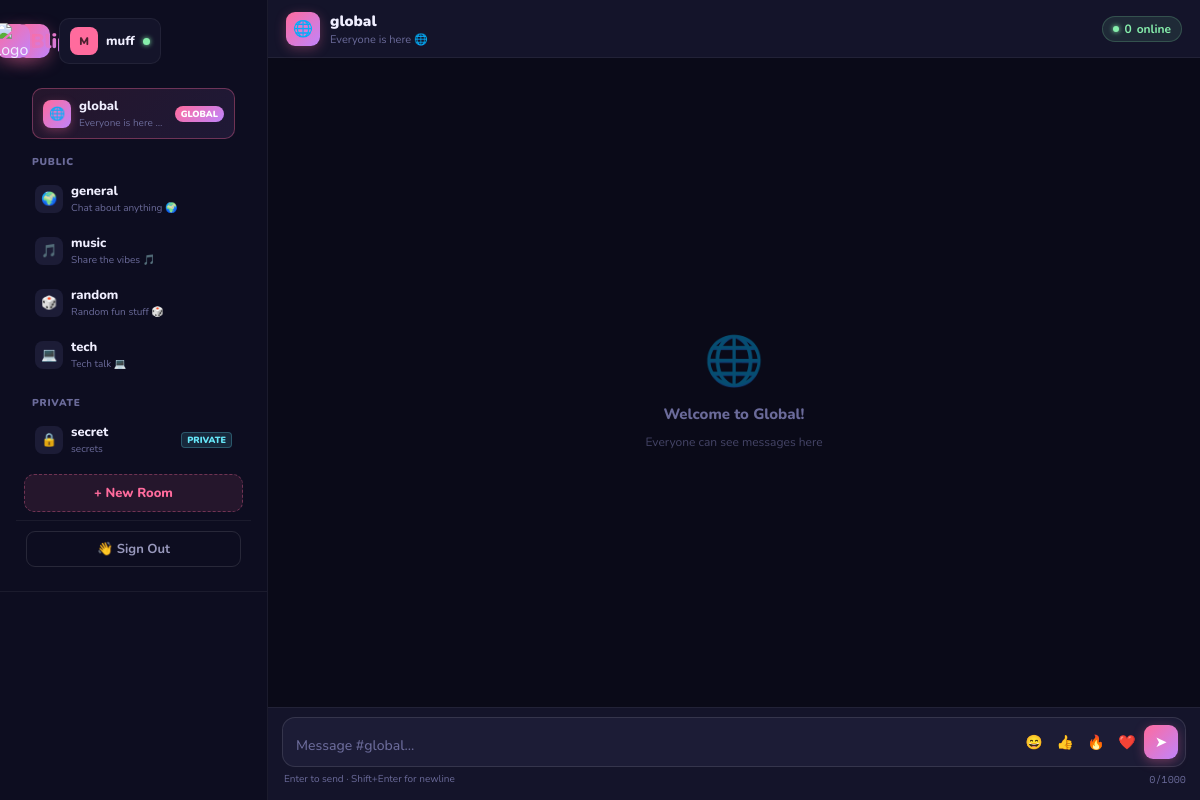
Page /chat (signed in) on the committed database.
### tables this page shows
CREATE TABLE rooms (
                id INTEGER PRIMARY KEY AUTOINCREMENT,
                name TEXT UNIQUE NOT NULL,
                description TEXT,
                is_global INTEGER DEFAULT 0,
                is_private INTEGER DEFAULT 0,
                owner_id INTEGER,
                created_at TIMESTAMP DEFAULT CURRENT_TIMESTAMP,
                FOREIGN KEY (owner_id) REFERENCES users(id)
            );

### app.py (the view)
@app.route("/chat")
def chat():
    if "user_id" not in session:
        return redirect(url_for("login"))
    rooms = get_user_rooms(session["user_id"])
    return render_template("chat.html", rooms=rooms,
                           username=session["username"],
                           avatar_color=session["avatar_color"],
                           user_id=session["user_id"])

### app.py (called while the page is built)
def get_db():
    conn = sqlite3.connect(DB)
    conn.row_factory = sqlite3.Row
    return conn

def get_user_rooms(user_id):
    with get_db() as db:
        rooms = db.execute("""
            SELECT r.*, u.username as owner_name
            FROM rooms r
            LEFT JOIN users u ON r.owner_id = u.id
            WHERE r.is_private = 0
               OR r.owner_id = ?
               OR EXISTS (
                   SELECT 1 FROM room_invites ri
                   WHERE ri.room_id = r.id AND ri.user_id = ?
               )
            ORDER BY r.is_global DESC, r.is_private ASC, r.name ASC
        """, (user_id, user_id)).fetchall()
    return rooms

### templates/chat.html (shortened to what this page needs)
<!DOCTYPE html>
<html lang="en">
<head>
</head>
<body>
<aside class="sidebar" id="sidebar">
  <div class="sidebar-header">
    <div class="logo">
      <div class="logo-icon"><div class="logo-icon"><img src="{{ url_for('static', filename='logo.png')}}" alt="logo" height="36px" style="height=36px:auto;vertical-align: middle;"></div>
      <div class="logo-text">Blip</div>
    </div>
    <div class="user-card">
      <div class="avatar" style="background:{{ avatar_color }}">{{ username[0].upper() }}</div>
      <span class="user-name">{{ username }}</span>
      <div class="online-dot"></div>
    </div>
  </div>
  <div class="rooms-list">
    {% for room in rooms if room.is_global %}
    <div style="padding: 10px 8px 0;">
      <div class="room-item global-room active"
           onclick="switchRoom({{ room.id }},'{{ room.name }}','{{ room.description }}',true,false,0)"
           id="room-{{ room.id }}" data-id="{{ room.id }}" data-name="{{ room.name }}"
           data-desc="{{ room.description }}" data-global="true" data-private="false" data-owner="0">
        <div class="room-icon">🌐</div>
        <div class="room-info"><div class="room-name">{{ room.name }}</div><div class="room-desc">{{ room.description }}</div></div>
        <span class="global-badge">GLOBAL</span>
      </div>
    </div>
    {% endfor %}
    {% set pub = rooms | selectattr('is_global','equalto',0) | selectattr('is_private','equalto',0) | list %}
    {% if pub %}
    <div class="rooms-group-label" style="margin-top:8px;">Public</div>
    {% for room in pub %}
    <div class="room-item"
         onclick="switchRoom({{ room.id }},'{{ room.name }}','{{ room.description }}',false,false,{{ room.owner_id or 0 }})"
         id="room-{{ room.id }}" data-id="{{ room.id }}" data-name="{{ room.name }}"
         data-desc="{{ room.description }}" data-global="false" data-private="false" data-owner="{{ room.owner_id or 0 }}">
      <div class="room-icon">
        {% if room.name=='general' %}🌍{% elif room.name=='random' %}🎲{% elif room.name=='tech' %}💻{% elif room.name=='music' %}🎵{% else %}#{% endif %}
      </div>
      <div class="room-info"><div class="room-name">{{ room.name }}</div><div class="room-desc">{{ room.description }}</div></div>
    </div>
    {% endfor %}
    {% endif %}
    {% set priv = rooms | selectattr('is_private','equalto',1) | list %}
    {% if priv %}
    <div class="rooms-group-label" style="margin-top:8px;">Private</div>
    {% for room in priv %}
    <div class="room-item"
         onclick="switchRoom({{ room.id }},'{{ room.name }}','{{ room.description }}',false,true,{{ room.owner_id or 0 }})"
         id="room-{{ room.id }}" data-id="{{ room.id }}" data-name="{{ room.name }}"
         data-desc="{{ room.description }}" data-global="false" data-private="true" data-owner="{{ room.owner_id or 0 }}">
      <div class="room-icon">🔒</div>
      <div class="room-info"><div class="room-name">{{ room.name }}</div><div class="room-desc">{{ room.description }}</div></div>
      <span class="private-badge">PRIVATE</span>
    </div>
    {% endfor %}
    {% endif %}
  </div>
  <div style="padding: 0 8px 8px;">
    <button onclick="openModal('create-modal')" style="width:100%;padding:9px;background:rgba(255,107,157,.1);border:1px dashed rgba(255,107,157,.35);border-radius:10px;color:var(--pink);font-family:'Nunito',sans-serif;font-size:13px;font-weight:800;cursor:pointer;transition:all .15s;" onmouseover="this.style.background='rgba(255,107,157,.18)'" onmouseout="this.style.background='rgba(255,107,157,.1)'">
      + New Room
    </button>
  </div>
  <div class="sidebar-footer">
    <button class="logout-btn" onclick="window.location='/logout'">👋 Sign Out</button>
  </div>
</aside>
<main class="main">
  <div class="chat-header">
    <div class="chat-header-icon is-global" id="header-icon">🌐</div>
    <div class="chat-header-info">
      <h2 id="header-name">global</h2>
      <p id="header-desc">Everyone is here 🌐</p>
    </div>
    <div class="header-actions" id="header-actions">
      <div class="members-badge" id="members-badge">
        <div class="dot"></div>
        <span id="member-count">0</span>
        <span class="label"> online</span>
      </div>
    </div>
  </div>
  <div class="messages-area" id="messages">
    <div class="empty-state" id="empty-state">
      <div class="icon">🌐</div>
      <p>Welcome to Global!</p>
      <small>Everyone can see messages here</small>
    </div>
  </div>
  <div class="input-area">
    <div class="input-wrap">
      <textarea id="msg-input" rows="1" placeholder="Message #global..." maxlength="1000"></textarea>
      <div class="input-actions">
        <button class="emoji-btn" onclick="insertEmoji('😄')">😄</button>
        <button class="emoji-btn hide-xs" onclick="insertEmoji('👍')">👍</button>
        <button class="emoji-btn hide-xs" onclick="insertEmoji('🔥')">🔥</button>
        <button class="emoji-btn" onclick="insertEmoji('❤️')">❤️</button>
        <button class="send-btn" onclick="sendMessage()">➤</button>
      </div>
    </div>
    <div class="input-hint">
      <span class="desktop-hint">Enter to send · Shift+Enter for newline</span>
      <span class="char-count" id="char-count">0/1000</span>
    </div>
  </div>
</main>
</body>
</html>

### rows in the picture
rooms: name "global", description "Everyone is here 🌐"
rooms: name "general", description "Chat about anything 🌍"
rooms: name "music", description "Share the vibes 🎵"
rooms: name "random", description "Random fun stuff 🎲"
rooms: name "tech", description "Tech talk 💻"
rooms: name "secret", description "secrets"

### other values in the picture
{{ username[0].upper() }} "M"
{{ username }} "muff"
